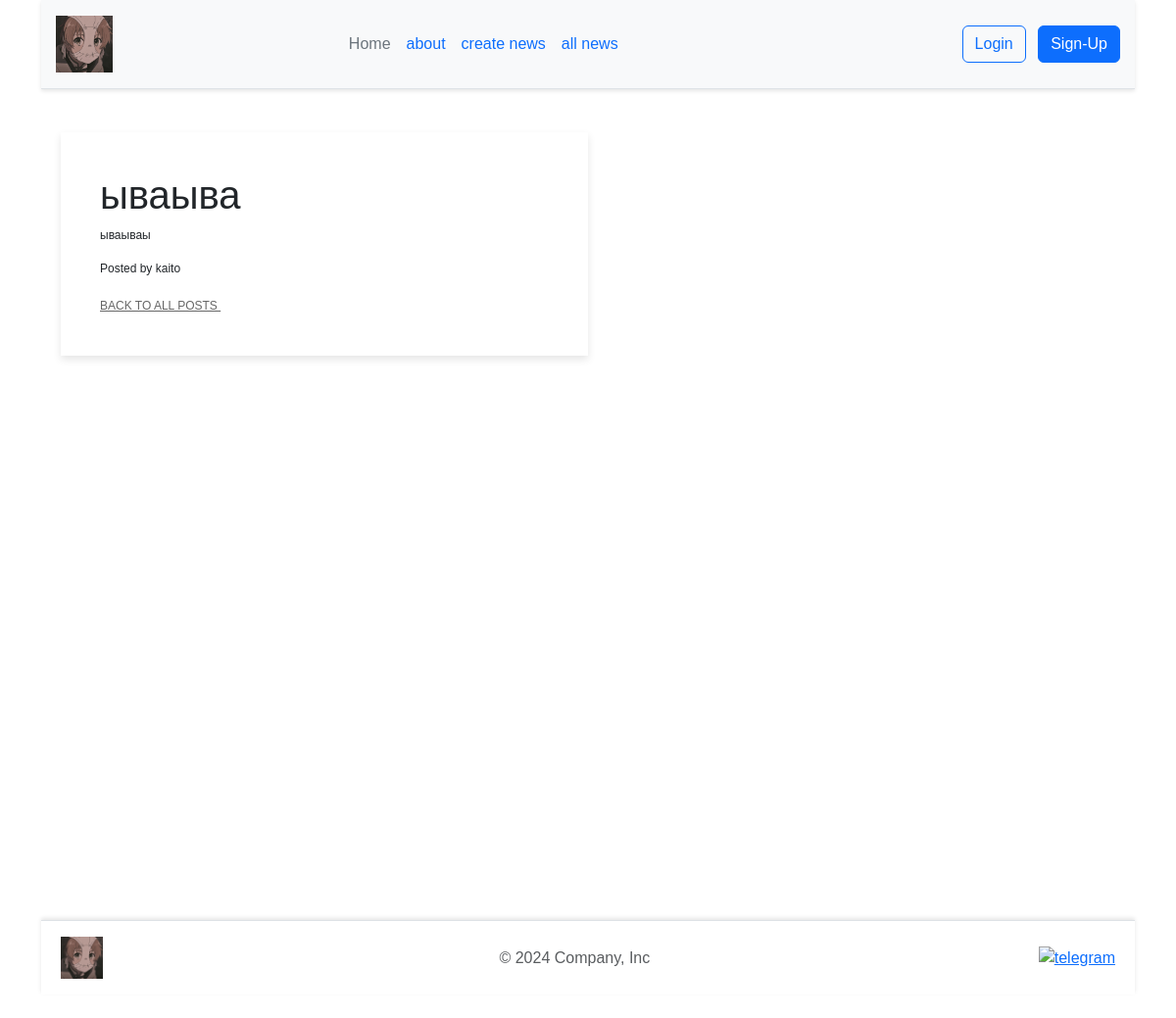
/post/1, run on the app's committed database.
### app.py (models this page shows)
class Post(db.Model):
    id = db.Column(db.Integer, primary_key=True)
    title = db.Column(db.String(50), nullable=False)
    text = db.Column(db.Text, nullable=False)
    user_id = db.Column(db.Integer, db.ForeignKey('user.id'), nullable=False)
    user = db.relationship('User', backref=db.backref('posts', lazy=True))

class User(UserMixin, db.Model):
    id = db.Column(db.Integer, primary_key=True)
    username = db.Column(db.String(50), unique=True, nullable=False)
    password = db.Column(db.String(50), nullable=False)

### app.py (the view)
@app.route("/post/<int:post_id>")
def post_detail(post_id):
    post = Post.query.get_or_404(post_id)
    reviews = Review.query.filter_by(post_id=post_id).all()
    return render_template('post_detail.html', post=post, reviews=reviews)

### templates/post_detail.html (shortened to what this page needs)
{%extends "base.html"%}
{% block main %}
<div class="col-md-6 item">
    <div class="item-in">
        <h1>{{ post.title }}</h1>
        <p>{{ post.text }}</p>
        <p>Posted by {{ post.user.username }}</p>
        <a href="{{ url_for('posts') }}">Back to all posts
        </a>
    </div>
</div>
{% endblock %}

### static/css/main.css (style rules this page uses)
* { margin: 0; padding: 0; box-sizing: border-box; }
html, body { height: 100%; }
body { margin: 0; display: flex; flex-direction: column; font-family: Arial, sans-serif; }
.item { position: relative; margin-bottom: 30px; min-height: 1px; float: left; transition: background 0.3s ease, box-shadow 0.3s ease; box-shadow: 0 4px 8px rgba(0, 0, 0, 0.1); -webkit-backface-visibility: hidden; -webkit-tap-highlight-color: transparent; -webkit-touch-callout: none; -webkit-user-select: none; -moz-user-select: none; -ms-user-select: none; user-select: none; }
.item .item-in { background: #fff; padding: 40px; position: relative; }
.item .item-in::before { content: ""; position: absolute; bottom: 0px; height: 2px; width: 0%; background: #db1111; right: 0px; -webkit-transition: width 0.4s; transition: width 0.4s; }
.item p { font-size: 12px; }
.item a { font-family: 'Montserrat', sans-serif; font-size: 12px; text-transform: uppercase; color: #666666; margin-top: 10px; }

### data on the page
Post: title "ываыва", text "ываываы"
User: user.username "kaito"
